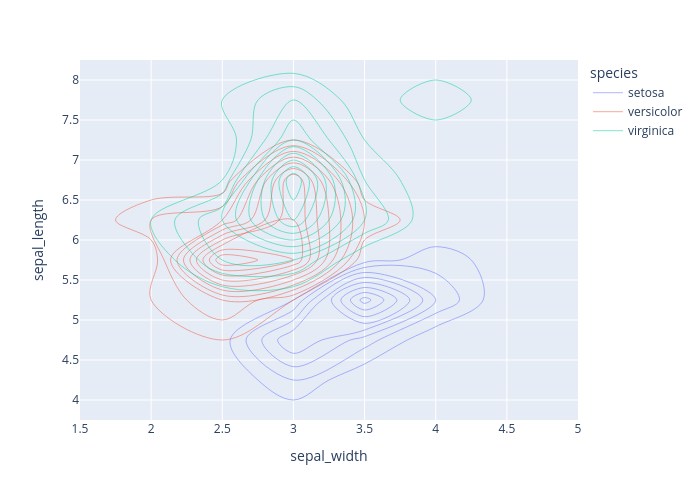

The cell this chart's notebook holds for it:
### Markdown cell above
We can even make density plots right in Plotly

### Code cell
px.density_contour(df, x="sepal_width", y="sepal_length", color='species', height=500, width=700)

### Figure 1 — Plotly figure (JSON) as saved in the notebook; plotly's stock layout.template omitted (floating-point values rounded to 4 significant figures)
{"data": [{"autocontour": true, "contours": {"coloring": "none", "end": 16, "size": 2, "start": 2}, "hovertemplate": "species=setosa<br>sepal_width=%{x}<br>sepal_length=%{y}<br>count=%{z}<extra></extra>", "legendgroup": "setosa", "line": {"color": "#636efa"}, "name": "setosa", "showlegend": true, "type": "histogram2dcontour", "x": [3.5, 3, 3.2, 3.1, 3.6, 3.9, 3.4, 3.4, 2.9, 3.1, 3.7, 3.4, 3, 3, 4, 4.4, 3.9, 3.5, 3.8, 3.8, 3.4, 3.7, 3.6, 3.3, 3.4, 3, 3.4, 3.5, 3.4, 3.2, 3.1, 3.4, 4.1, 4.2, 3.1, 3.2, 3.5, 3.6, 3, 3.4, 3.5, 2.3, 3.2, 3.5, 3.8, 3, 3.8, 3.2, 3.7, 3.3], "xaxis": "x", "xbingroup": "x", "y": [5.1, 4.9, 4.7, 4.6, 5, 5.4, 4.6, 5, 4.4, 4.9, 5.4, 4.8, 4.8, 4.3, 5.8, 5.7, 5.4, 5.1, 5.7, 5.1, 5.4, 5.1, 4.6, 5.1, 4.8, 5, 5, 5.2, 5.2, 4.7, 4.8, 5.4, 5.2, 5.5, 4.9, 5, 5.5, 4.9, 4.4, 5.1, 5, 4.5, 4.4, 5, 5.1, 4.8, 5.1, 4.6, 5.3, 5], "yaxis": "y", "ybingroup": "y"}, {"autocontour": true, "contours": {"coloring": "none", "end": 10, "size": 1, "start": 1}, "hovertemplate": "species=versicolor<br>sepal_width=%{x}<br>sepal_length=%{y}<br>count=%{z}<extra></extra>", "legendgroup": "versicolor", "line": {"color": "#EF553B"}, "name": "versicolor", "showlegend": true, "type": "histogram2dcontour", "x": [3.2, 3.2, 3.1, 2.3, 2.8, 2.8, 3.3, 2.4, 2.9, 2.7, 2, 3, 2.2, 2.9, 2.9, 3.1, 3, 2.7, 2.2, 2.5, 3.2, 2.8, 2.5, 2.8, 2.9, 3, 2.8, 3, 2.9, 2.6, 2.4, 2.4, 2.7, 2.7, 3, 3.4, 3.1, 2.3, 3, 2.5, 2.6, 3, 2.6, 2.3, 2.7, 3, 2.9, 2.9, 2.5, 2.8], "xaxis": "x", "xbingroup": "x", "y": [7, 6.4, 6.9, 5.5, 6.5, 5.7, 6.3, 4.9, 6.6, 5.2, 5, 5.9, 6, 6.1, 5.6, 6.7, 5.6, 5.8, 6.2, 5.6, 5.9, 6.1, 6.3, 6.1, 6.4, 6.6, 6.8, 6.7, 6, 5.7, 5.5, 5.5, 5.8, 6, 5.4, 6, 6.7, 6.3, 5.6, 5.5, 5.5, 6.1, 5.8, 5, 5.6, 5.7, 5.7, 6.2, 5.1, 5.7], "yaxis": "y", "ybingroup": "y"}, {"autocontour": true, "contours": {"coloring": "none", "end": 10, "size": 1, "start": 1}, "hovertemplate": "species=virginica<br>sepal_width=%{x}<br>sepal_length=%{y}<br>count=%{z}<extra></extra>", "legendgroup": "virginica", "line": {"color": "#00cc96"}, "name": "virginica", "showlegend": true, "type": "histogram2dcontour", "x": [3.3, 2.7, 3, 2.9, 3, 3, 2.5, 2.9, 2.5, 3.6, 3.2, 2.7, 3, 2.5, 2.8, 3.2, 3, 3.8, 2.6, 2.2, 3.2, 2.8, 2.8, 2.7, 3.3, 3.2, 2.8, 3, 2.8, 3, 2.8, 3.8, 2.8, 2.8, 2.6, 3, 3.4, 3.1, 3, 3.1, 3.1, 3.1, 2.7, 3.2, 3.3, 3, 2.5, 3, 3.4, 3], "xaxis": "x", "xbingroup": "x", "y": [6.3, 5.8, 7.1, 6.3, 6.5, 7.6, 4.9, 7.3, 6.7, 7.2, 6.5, 6.4, 6.8, 5.7, 5.8, 6.4, 6.5, 7.7, 7.7, 6, 6.9, 5.6, 7.7, 6.3, 6.7, 7.2, 6.2, 6.1, 6.4, 7.2, 7.4, 7.9, 6.4, 6.3, 6.1, 7.7, 6.3, 6.4, 6, 6.9, 6.7, 6.9, 5.8, 6.8, 6.7, 6.7, 6.3, 6.5, 6.2, 5.9], "yaxis": "y", "ybingroup": "y"}], "layout": {"height": 500, "legend": {"title": {"text": "species"}, "tracegroupgap": 0}, "margin": {"t": 60}, "width": 700, "xaxis": {"anchor": "y", "autorange": true, "domain": [0, 1], "range": [1.5, 5], "title": {"text": "sepal_width"}, "type": "linear"}, "yaxis": {"anchor": "x", "autorange": true, "domain": [0, 1], "range": [3.75, 8.25], "title": {"text": "sepal_length"}, "type": "linear"}}}
